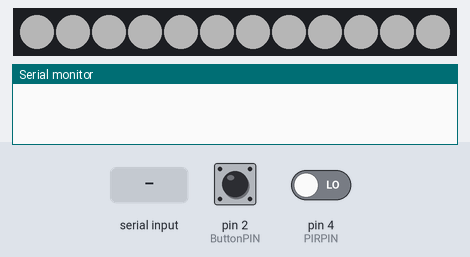
This sketch was run on a simulated Arduino Uno, built with avr-gcc and run on an emulated ATmega328P. On the bench: 12 RGB LEDs in strip order, left to right, the last lines printed to the serial monitor. Inputs (shaded band) come from the test bench; at power-on: pin 2 (ButtonPIN) HIGH, pin 4 (PIRPIN) LOW. Dim RGB values are drawn brighter than linear; the local clock reads 2024-03-15 10:24:30 at power-on unless the sketch sets it.

Above: at 2.8 s.
At 5.9 s:
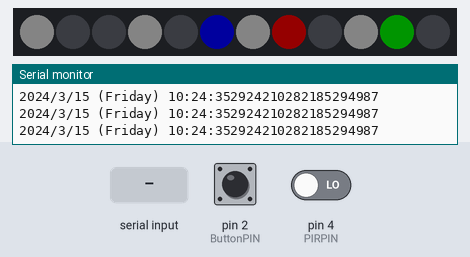
6.0 s: pin 2 (ButtonPIN) pulled LOW for 3.2 s
10.7 s: "v1\n" received over Serial
At 12.9 s:
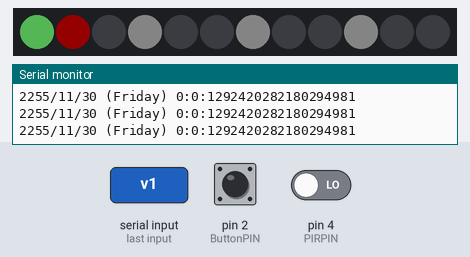
13.5 s: pin 2 (ButtonPIN) pulled LOW for 0.15 s
At 13.77 s:
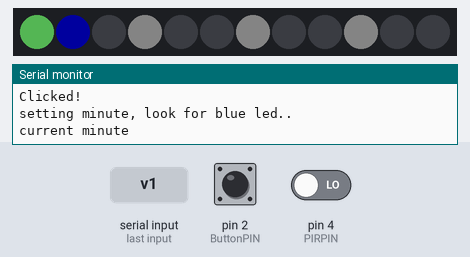
15.3 s: pin 2 (ButtonPIN) pulled LOW for 1 s
At 17.7 s:
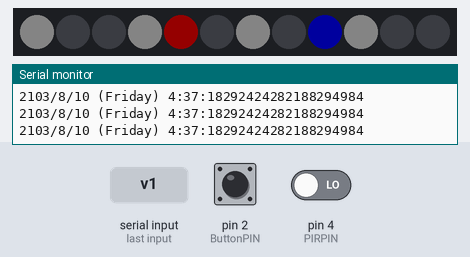
19.3 s: pin 2 (ButtonPIN) pulled LOW for 0.15 s
21.0 s: "90,45,200\n" received over Serial
At 24.2 s:
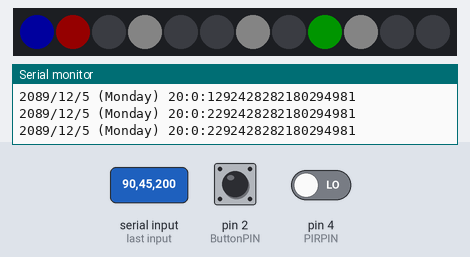
Timing chart, 0 to 25.0 s (numbered marks = the images above; inputs shaded):
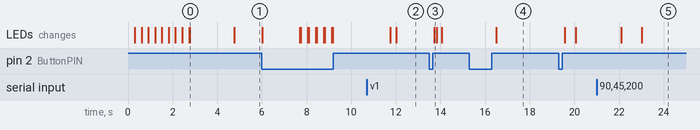

The sketch:

Clock12LedRTC_v2.ino
```cpp
#include <Adafruit_NeoPixel.h>
#include <OneButton.h>
#include "RTClib.h"

#define PIN        7 // DataPIN on Arduino Uno
#define NUMPIXELS 12 // Total Number of Pixels for Clock
#define ButtonPIN 2 // Tectile button pin number, PIN2 - Button - Ground
#define PIRPIN 4 // PIR pin for present sensor view pattern
int setState = 0; // Handle state of setting Hour, Minute and Seconds while Long Pressed ....
// setState = 0 - Hour, 1 = Minute and 2 = Second


/**
 * Initialize a new OneButton instance for a button
 * connected to digital pin 4 and GND, which is active low
 * and uses the internal pull-up resistor.
 */

OneButton btn = OneButton(
  ButtonPIN,  // Input pin for the button
  true,        // Button is active LOW Means attached from ButtonPIN (2) to Button to Ground
  true         // Enable internal pull-up resistor
);

// Date and time functions using a DS1307 RTC connected via I2C and Wire lib
// Define DS1307 RTC
/*
 * https://lastminuteengineers.com/ds1307-rtc-arduino-tutorial/
 * PINOUT : GND,5V,SCL=A5, SDA=A4 of arduino
 */

RTC_DS1307 rtc;

char daysOfTheWeek[7][12] = {"Sunday", "Monday", "Tuesday", "Wednesday", "Thursday", "Friday", "Saturday"};

Adafruit_NeoPixel pixels(NUMPIXELS, PIN, NEO_GRB + NEO_KHZ800);
// https://learn.adafruit.com/adafruit-neopixel-uberguide/arduino-library-use
// Argument 1 = Number of pixels in NeoPixel strip
// Argument 2 = Arduino pin number (most are valid)
// Argument 3 = Pixel type flags, add together as needed:
//   NEO_KHZ800  800 KHz bitstream (most NeoPixel products w/WS2812 LEDs)
//   NEO_KHZ400  400 KHz (classic 'v1' (not v2) FLORA pixels, WS2811 drivers)
//   NEO_GRB     Pixels are wired for GRB bitstream (most NeoPixel products)
//   NEO_RGB     Pixels are wired for RGB bitstream (v1 FLORA pixels, not v2)
//   NEO_RGBW    Pixels are wired for RGBW bitstream (NeoPixel RGBW products)

uint32_t magenta = pixels.Color(120,255, 120); // Change colors here if you don't want to change color name, it's OK !
uint32_t green = pixels.Color(0, 80, 0);
uint32_t blue  = pixels.Color(0,0,120);
uint32_t red   = pixels.Color(80,0,0);
uint32_t white = pixels.Color(80,80,80);

int hr = 0; // Hour
int mn = 0; // Minute
int ss = 0; // Second
int yy = 0; // Year
int mm = 0; // Month
int dd = 0; // Day
int ss1 = 0; // To get Second from ButtonPIN when clicked after LongPress
int mn1 = 0; // To get Minute from ButtonPIN when clicked after LongPress
int hr1 = 0; // To get Hour from ButtonPIN when clicked after LongPress
const int HourFormat12 = 12;

int PIRPINState = 0; // Initialise PIR PIN

boolean IsDisplaySerial = true; // Set to true for Get/Set Date time in yymmddhhmmss format as input to serial communication ...

String hrs = ""; // String to get yymmddhhmmss from Serial terminal

// Starts main program setup section
void setup() {

  // put your setup code here, to run once:
  // Set  PIR PIN to input
  pinMode(PIRPIN, INPUT);

  PIRPINState = digitalRead(PIRPIN);

  pixels.begin(); // Run instance of pixels
  //pixels.fill(color, first, count);
  for ( int i=0;i<255; i++)
  {
    pixels.fill(pixels.Color(i,i,i),0,i); // Fill random color to all pixels for visuals
    pixels.show();
    delay(10);
    }
  // Set brightness according to person present near to clock or not
  if (PIRPINState != 0)
  {
    // pixels.fill(white,0); // Fills all pixles with white color as indication of start of clock
    pixels.setBrightness(255); // Set brightness to full for all pixels, if there is someone near to clock
  }
  else
  {
    // pixels.fill(white,0); // Fills all pixles with white color as indication of start of clock
    pixels.setBrightness(65); // Set brightness to 1/4th for all pixels, this can be changed according to daylight ...
   }
  pixels.show();
  delay(1000);
  pixels.clear(); // Show all 'off' so that previous shown will be cleared
  delay(1000);
  // uint32_t color = strip.getPixelColor(11); // Get previously set color of pixel
  // uint16_t n = strip.numPixels();  // How many pixels is previously set
  // strip.setBrightness(64); // Set brightness to 1/4 from 0...255
  Serial.begin(9600);

  if (! rtc.begin()) {
    Serial.println("Couldn't find RTC");
    Serial.flush();
    abort(); // Because if there is no RTC, clock has no meaning
  }

  if (! rtc.isrunning())
  {
    Serial.println("RTC is NOT running, let's set the time!");
    // When time needs to be set on a new device, or after a power loss, the
    // following line sets the RTC to the date & time this sketch was compiled
    rtc.adjust(DateTime(F(__DATE__), F(__TIME__)));
    // This line sets the RTC with an explicit date & time, for example to set
    // January 21, 2014 at 3am you would call:
    // rtc.adjust(DateTime(2014, 1, 21, 3, 0, 0));

    // When time needs to be re-set on a previously configured device, the
    // following line sets the RTC to the date & time this sketch was compiled
    // rtc.adjust(DateTime(F(__DATE__), F(__TIME__)));
    // This line sets the RTC with an explicit date & time, for example to set
    // January 21, 2014 at 3am you would call:
    //rtc.adjust(DateTime(2021,2,18,18,32,0));
  }

  btn.attachLongPressStart(longPressStart);
  btn.attachLongPressStop(longPressStop);
  btn.attachDuringLongPress(longPressDuring);
  btn.attachClick(handleClick);
  btn.setDebounceTicks(60); // Default 50, set as per your need
  btn.setClickTicks(700); // Default 500 set as per your need
  btn.setPressTicks(1500); // Default 800 set as per your need
}

// Handler function for a single click:
static void handleClick() {
  Serial.println("Clicked!"); // When button pressed once, just add 1 to current hour/minute/second
  Button_click();
}

// Single Click event attachment
//btn.attachClick(handleClick);

// Double Click event attachment with lambda
// btn.attachDoubleClick([]() {
//  Serial.println("Double Pressed!");
//});

// This is main loop from where you won't allowed to go out !!!
void loop()
{


  DateTime now = rtc.now();

  yy = now.year();
  mm = now.month();
  dd = now.day();

  hr = (now.hour()%HourFormat12) - 0;  // this will be now.hour() if following if (hr != 12) is active
  mn = (((now.minute()+4)/5)%HourFormat12) - 0; // Turn into 5 minute interval (For 12 pixels) and to zero base
  ss = (((now.second()+4)/5)%HourFormat12) - 0; // Turn into 5 second interval (For 12 pixels) and to zero base
  mn1 = now.minute();
  hr1 = now.hour();
  ss1 = now.second();
  whiteColor(hr,mn,ss); // Show 12,3,6,9 as white indication color for better visual clock

  btn.tick();


  /*
   *
      // in case you need to change each 5 minute hands with style
      if (hr != 12)
        { hr %= 12;}
      else
        { hr = 12; }
      // hr = hr - 1; // non zero based led display change according to your need;
      // mn = mn - 1;
      // ss = ss - 1;
   */

    if (hr == mn)
      {
        pixels.setPixelColor(hr, magenta); // 0,70,125 If hour and minute is on same pixel, show different color
        //pixels.show(); // Avoide multiple show
      }
    else
      {
        pixels.setPixelColor(hr, green); //  Show hour in green color
        pixels.setPixelColor(mn, blue); // Show minute in blue color
        //pixels.show(); // Avoide multiple show
      }
    pixels.setPixelColor(ss, red); // Show second in red color
   // Turn on following line for any fancy effect you may want to change it to ...
   // pixels.fill(red,ss-1,3); // (color,first,count) fill red color with previous second, current second, next second
   // whiteColor(hr,mn,ss); // Show 12,3,6,9 as white indication color for better visual clock

    pixels.show(); // Show pixels
    btn.tick();
    delay(10); // Delay for better view and time to show pixels
    btn.tick();
    if (IsDisplaySerial)
        {
            // Print current date and time before change of serial input
            Serial.print(now.year(), DEC);
            Serial.print('/');
            Serial.print(now.month(), DEC);
            Serial.print('/');
            Serial.print(now.day(), DEC);
            Serial.print(" (");
            Serial.print(daysOfTheWeek[now.dayOfTheWeek()]);
            Serial.print(") ");
            Serial.print(now.hour(), DEC);
            Serial.print(':');
            Serial.print(now.minute(), DEC);
            Serial.print(':');
            Serial.print(now.second(), DEC);
            Serial.print(' hr:');
            Serial.print(hr);
            Serial.print(' mn:');
            Serial.print(mn);
            Serial.print(' ss:');
            Serial.print(ss);
            Serial.println();

            // Serial.println("Check - 01\n");
            if (Serial.available() > 0){

              // Serial.print("Check - 02\n");

                  hrs = Serial.readString(); // Read serial input and parse it to year, month, date, hour, minute and second each two character input in serial monitor
              //  hrs.trim(); // In case you may have entered spaces trailing or preceeding ...

                yy = hrs.substring(0,2).toInt(); // Get 1st two characters as year
                mm = hrs.substring(2,4).toInt(); // 3rd,4th two characters as month
                dd = hrs.substring(4,6).toInt(); // 5th,6th two characters as day

                hr = hrs.substring(6,8).toInt();    // 7th,8th two character as hour
                mn = hrs.substring(8,10).toInt();   // 9th,10th two character as minute
                ss = hrs.substring(10,12).toInt();  // 11th,12th two character as second
                Serial.print("Input String : " );
                Serial.println(hrs);

                rtc.adjust(DateTime(yy,mm,dd,hr,mn));

              }
              btn.tick();
              delay(10);
              btn.tick();
              Serial.flush();
           // Serial.print(" since midnight 1/1/1970 = ");
           // Serial.print(now.unixtime());
           // Serial.print("s = ");
           // Serial.print(now.unixtime() / 86400L);
           // Serial.println("d");
           //  pixels.clear();
        } // If serial display is turned on

    pixels.clear(); // Clear/Off all pixels
    btn.tick();
    delay(10); // Wait for better time for pixels
    btn.tick();
} // Main loop ends here ...

void whiteColor(int hr,int mn,int ss)
{
    // Show 12,3,6,9 in clock as white for indication

    uint32_t white = pixels.Color(30,30,30);
    pixels.clear();
    pixels.setPixelColor(0,white); // 12 hour sign
    pixels.setPixelColor(3,(hr=3)?white:green); // 3  hour sign
    pixels.setPixelColor(6,(hr=6)?white:green); // 6  hour sign
    pixels.setPixelColor(9,(hr=9)?white:green); // 9  hour sign

    pixels.setPixelColor(3,(mn=3)?white:blue); // 3  minute sign
    pixels.setPixelColor(6,(mn=6)?white:blue); // 6  minute sign
    pixels.setPixelColor(9,(mn=9)?white:blue); // 9  minute sign

    pixels.show();  // Show all hour visual sign

}

// Set Hour/Minute/Second when button pressed once or say clicked !
void Button_click(){
  if(setState == 0){
    Serial.println("setting hour, look for green led.");
    Button_click_util();
  }
  else if(setState == 1){
    Serial.println("setting minute, look for blue led..");
    Button_click_util();
  }
  else if(setState == 2){
    Serial.println("setting second, look for red led...");
    Button_click_util();
  }


}
void Button_click_util(){

  DateTime now = rtc.now();

  yy = now.year();
  mm = now.month();
  dd = now.day();


  if(setState == 0){
    hr1++;
    if(hr1 > 24)hr1 = 0;
    hr = (hr1%HourFormat12) - 0;  // this will be now.hour() if following if (hr != 12) is active
    Serial.println("current hour.");
    //if(hr > 24)hr = 0;
    Serial.println(hr1);
    pixels.setPixelColor(hr,green);
    pixels.fill(hr,green);
    pixels.show();
//    hr++;

  }
  else if(setState == 1){
    mn1++;
    if(mn1 > 60)mn1 = 0;
    mn = (((mn1+4)/5)%HourFormat12) - 0; // Turn into 5 minute interval (For 12 pixels) and to zero base

    Serial.println("current minute");
    //if(mn > 12)mn = 0;
    Serial.println(mn1);
    pixels.setPixelColor(mn,blue);
    pixels.fill(mn,blue);
    pixels.show();
  }
  else if(setState == 2){
    Serial.println("current second");
    ss1++;
    if(ss1 > 60)ss1 = 0;
    ss = (((ss1+4)/5)%HourFormat12) - 0; // Turn into 5 second interval (For 12 pixels) and to zero base
    Serial.println(ss1);

    //if(ss > 12)ss  = 0;
    // Serial.println(ss);
    pixels.setPixelColor(ss,red);
    pixels.fill(ss,red);
    pixels.show();
//    Serial.print("Second increasing  ");
//    ss+=5;

  }
    rtc.adjust(DateTime(yy,mm,dd,hr1,mn1,ss1));
    pixels.show();
}

void longPressStart() {
  Serial.print("Button 1 longPress started. Start State is : ");
  Serial.print(setState);
}

void longPressStop() {
  Serial.print("Button 1 longPress stopped ");
  setState++;
  if(setState == 3){
    setState = 0;
  }
  Serial.println("Stopped State is : ");
  Serial.println(setState);

} // longPressStop1

void longPressDuring(){
  Serial.print("Nothing to do during ...! During state is ");
  Serial.print(setState);
}
```

Measured:
- after the input at 10.7 s, the LEDs: first change after 1.0 s (image 2 shows a later state)
- after the input at 13.5 s, the LEDs: change after 0.22 s (image 3)
- after the input at 15.3 s, the LEDs: change after 1.2 s (image 4)
- after the input at 21.0 s, the LEDs: first change after 1.1 s (image 5 shows a later state)
- what the display in image 0 shows lasts 2.0 s, from 2.8 s to 4.8 s
